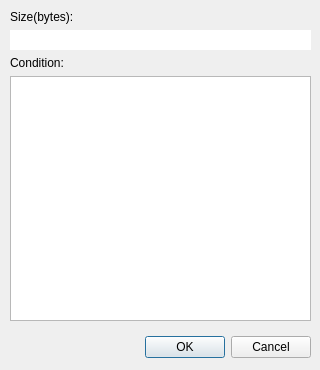
<?xml version="1.0" encoding="UTF-8"?>
<ui version="4.0">
 <class>SymAddrDialog</class>
 <widget class="QDialog" name="SymAddrDialog">
  <property name="windowModality">
   <enum>Qt::NonModal</enum>
  </property>
  <property name="geometry">
   <rect>
    <x>0</x>
    <y>0</y>
    <width>320</width>
    <height>370</height>
   </rect>
  </property>
  <property name="windowTitle">
   <string notr="true">Symbolic address configuration</string>
  </property>
  <widget class="QWidget" name="gridLayoutWidget">
   <property name="geometry">
    <rect>
     <x>10</x>
     <y>10</y>
     <width>301</width>
     <height>311</height>
    </rect>
   </property>
   <layout class="QVBoxLayout" name="verticalLayout_2">
    <item>
     <widget class="QLabel" name="sizeText">
      <property name="text">
       <string>Size(bytes):</string>
      </property>
     </widget>
    </item>
    <item>
     <widget class="QLineEdit" name="sizeEdit">
      <property name="maximumSize">
       <size>
        <width>382</width>
        <height>16777215</height>
       </size>
      </property>
      <property name="inputMask">
       <string notr="true"/>
      </property>
      <property name="text">
       <string notr="true"/>
      </property>
      <property name="frame">
       <bool>false</bool>
      </property>
      <property name="placeholderText">
       <string notr="true"/>
      </property>
     </widget>
    </item>
    <item>
     <widget class="QLabel" name="condLabel">
      <property name="text">
       <string>Condition:</string>
      </property>
     </widget>
    </item>
    <item>
     <widget class="QTextEdit" name="textEdit"/>
    </item>
   </layout>
  </widget>
  <widget class="QWidget" name="verticalLayoutWidget">
   <property name="geometry">
    <rect>
     <x>10</x>
     <y>330</y>
     <width>301</width>
     <height>35</height>
    </rect>
   </property>
   <layout class="QVBoxLayout" name="verticalLayout">
    <item>
     <widget class="QDialogButtonBox" name="buttonBox">
      <property name="orientation">
       <enum>Qt::Horizontal</enum>
      </property>
      <property name="standardButtons">
       <set>QDialogButtonBox::Cancel|QDialogButtonBox::Ok</set>
      </property>
     </widget>
    </item>
   </layout>
  </widget>
 </widget>
 <resources/>
 <connections>
  <connection>
   <sender>buttonBox</sender>
   <signal>accepted()</signal>
   <receiver>SymAddrDialog</receiver>
   <slot>accept()</slot>
   <hints>
    <hint type="sourcelabel">
     <x>248</x>
     <y>234</y>
    </hint>
    <hint type="destinationlabel">
     <x>157</x>
     <y>274</y>
    </hint>
   </hints>
  </connection>
  <connection>
   <sender>buttonBox</sender>
   <signal>rejected()</signal>
   <receiver>SymAddrDialog</receiver>
   <slot>reject()</slot>
   <hints>
    <hint type="sourcelabel">
     <x>316</x>
     <y>240</y>
    </hint>
    <hint type="destinationlabel">
     <x>286</x>
     <y>254</y>
    </hint>
   </hints>
  </connection>
 </connections>
</ui>
